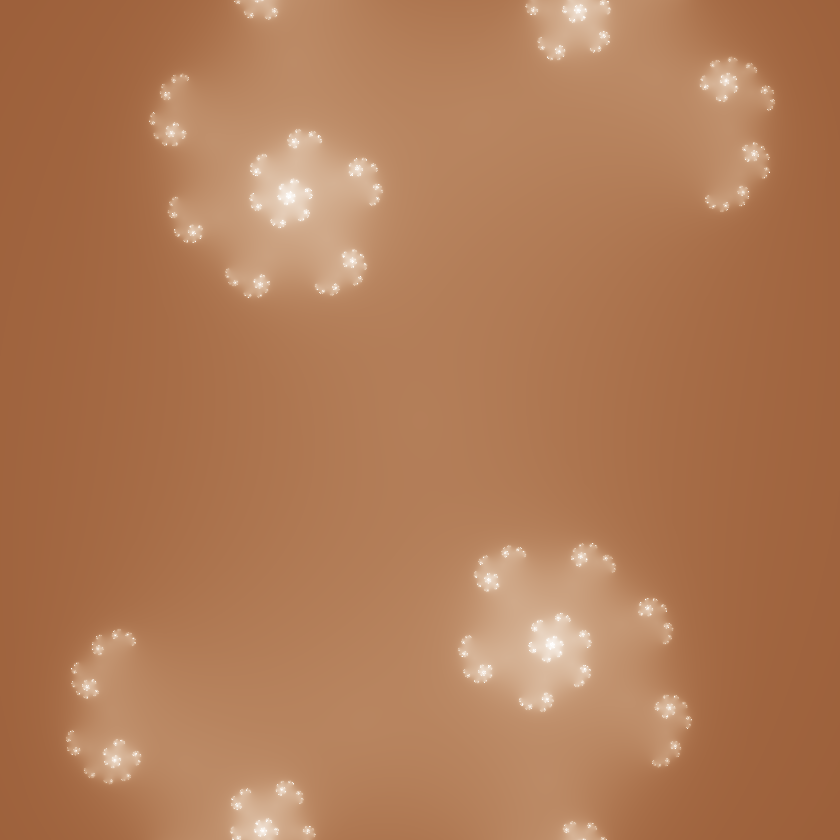

Reproduce this figure in Python.
#!/usr/bin/env python3

from PIL import Image
import colorsys
from math import exp, sin, log

def draw(x_side, y_side, pixels, c, n_terations, i):
    x_range = [-1,1]
    y_range = [-1,1]

    for x in range(x_side):
        xre = x_range[0] + (x_range[1] - x_range[0]) * x / x_side
        for y in range(y_side):
            z = complex(xre, y_range[0] + (y_range[1] - y_range[0]) * y / y_side)

            smooth = exp(-abs(z))
            for i in range(256):
                z = z * z + c
                smooth += exp(-abs(z))
                if abs(z) > 2.0:
                    break

            v = 0.6+0.4*(sin(smooth / 10))
            r = int(v * 256)
            g = int(v * v**(1 + i / (n_iterations / 2)) * 256)
            b = int(v * v**(2 + i / (n_iterations / 2)) * 256)

            pixels[x, y] = (r,g,b)

if __name__ == "__main__":
    n_iterations = 1000
    for i in range(n_iterations): # iterate from 0.1 to 0.8
        x_side = y_side = 1080
        image = Image.new("RGB", (x_side, y_side))
        pixels = image.load()

        c = complex(0.30 + i / (n_iterations * 7), 0.30 + i / (n_iterations * 7))
        draw(x_side, y_side, pixels, c, n_iterations, i)

        image.save('julia_anim/' + str(i) + '.png', 'PNG')
        print(str(i) + ' done.')

